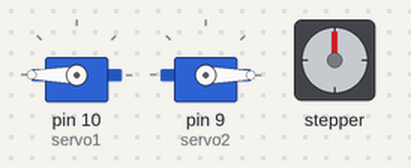
A sketch run on a simulated Arduino Uno, built with avr-gcc and run on an emulated ATmega328P. Shown: 2 × servo, stepper motor. Stepper angles assume 200 steps per turn; what the sketch prints to the serial monitor is not drawn.

Above: at 0.65 s.
At 8.87 s:
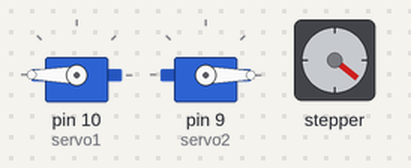
At 17.33 s:
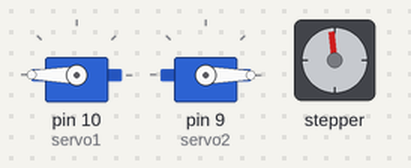
At 34.1 s:
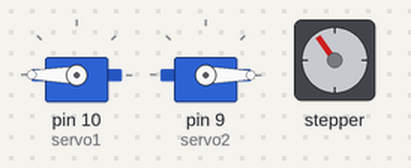
Timing chart, 0 to 35.6 s (numbered marks = the images above):
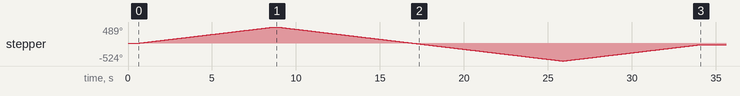

The sketch:

rack_and_wrist_servos_.ino
```cpp
#include <Wire.h>
#include <Adafruit_MotorShield.h>
#include <Servo.h>
int myCounter = 0;
int x = 0;
Adafruit_MotorShield AFMS = Adafruit_MotorShield();

Adafruit_StepperMotor *myMotor = AFMS.getStepper(200, 1);
Servo servo1;
Servo servo2;

void setup() {
  Serial.begin(9600);
  Serial.println("rack and wrist");


  AFMS.begin();
  servo1.attach(10);
  servo2.attach(9);
  myMotor->setSpeed(10);
 servo1.write(180); // set servos to original position
servo2.write(0);
delay (500);
 servo1.detach();
 servo2.detach();

}

void loop() {


{
 {if(myCounter<3) {
    Serial.println("single coil steps");
  myMotor->step(272, FORWARD, SINGLE);
delay(200);
 myMotor->step(563, BACKWARD, SINGLE);
   myMotor->step(272, FORWARD, SINGLE);
    myCounter = myCounter + 1;}

delay(6000);}


}   }
```

Measured:
- by itself, stepper: turns 489° clockwise in 8.2 s, then 1013° counter-clockwise in 17.0 s, then 489° clockwise in 8.2 s
